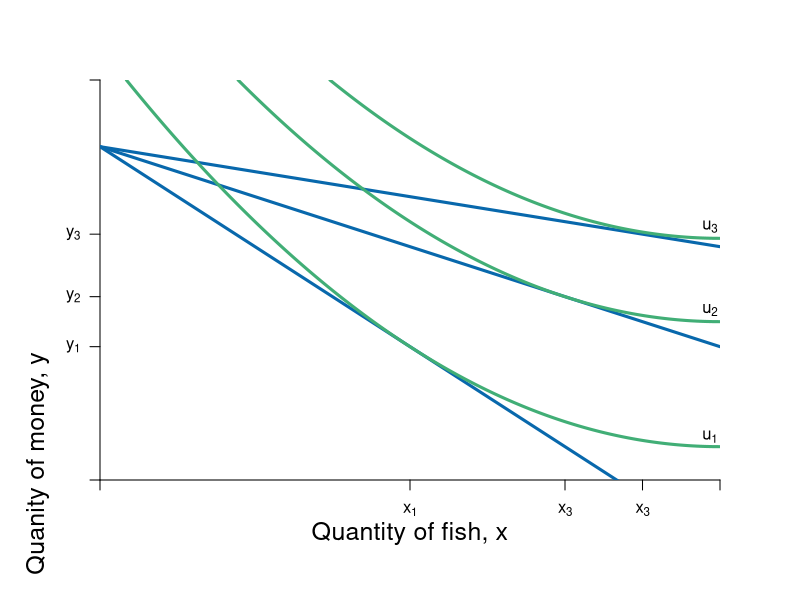

The R source for this figure:

require(shape)
pdf(file = "constrained_optimization/step_by_step_graphs_3/offer_curve_qql_step1.pdf", width = 9, height = 7)

#Set parameters for graphics
axislabelsize <- 1.5
graphlinewidth <- 3
segmentlinewidth <- 2

COL <- c("#7fc97f", "#beaed4", "#fdc086", "#ffff99", "#386cb0", "#f0027f", "#bf5b17", "#666666")
COLA <- c("#99d8c9","#66c2a4","#41ae76", "#238b45", "#005824")
COLB <- c("#4eb3d3", "#2b8cbe", "#0868ac","#084081")

#Edited the margins to cater for the larger LHS labels
par(mar =  c(6, 5, 4, 4))

mrsA <- function(x, rmax = 10, xmax = 20) {
  rmax - (rmax/xmax)*x
}


uA <- function(x, y, rmax = 2, xmax = 12) {
  y + rmax*x - (1/2)*(rmax/xmax)*x^2
}

indiffA1 <- function(x, uA = 10, rmax = 2.5, xmax = 10) {
  uA - rmax*x + (1/2)*(rmax/xmax)*(x^2)
}

offerCurve <- function(x, w, rmax = 2, xmax = 12) {
  w - rmax*x + (rmax/xmax)*x^2
}

bcA <- function(x, w = 20, p = 2) {
  w - p*x
}


xlims <- c(0, 12)
ylims <- c(0, 12)

npts <- 501 
x <- seq(xlims[1], xlims[2], length.out = npts)
y <- seq(ylims[1], ylims[2], length.out = npts) 
a <- c(13, 16.75, 19.25)

plot(0, 0, xlim = xlims, ylim = ylims, type = "n",
     xlab = expression(paste("")),
     ylab = expression(paste("")), 
     xaxt = "n", 
     yaxt = "n", 
     cex.lab = axislabelsize, 
     bty = "n",
     xaxs="i", 
     yaxs="i")

# ticksy <- seq(from = 0, to = ylims[2], by = 2)
# ylabels <- seq(from = 0, to = ylims[2], by = 2)
# ticksx <- seq(from = 0, to = xlims[2], by = 2)
# xlabels <- seq(from = 0, to = xlims[2], by = 2)
ticksy <- c(0, 4, 5.5, 7.375 , ylims[2])
ylabels <- c(NA, expression(paste(y[1])), expression(paste(y[2])), expression(paste(y[3])), NA)
ticksx <- c(0, 6, 9, 10.5,  xlims[2])
xlabels <- c(NA, expression(paste(x[1])), expression(paste(x[3])), expression(paste(x[3])), NA)




axis(1, at = ticksx, pos = 0, labels = xlabels)
axis(2, at = ticksy, pos = 0, labels = ylabels, las = 1)

npts <- 500 
xx1 <- seq(xlims[1], xlims[2], length.out = npts)

#lines(xx1, bcA(xx1, w = 10, p = 1.5), col = COLB[3], lwd = graphlinewidth)
lines(xx1, bcA(xx1, w = 10, p = 1), col = COLB[3], lwd = graphlinewidth)
lines(xx1, bcA(xx1, w = 10, p = 0.5), col = COLB[3], lwd = graphlinewidth)
lines(xx1, bcA(xx1, w = 10, p = 0.25), col = COLB[3], lwd = graphlinewidth)


#Label the axes
mtext(expression(paste("Quantity of fish, ", x)), side=1, line = 2.5, cex = axislabelsize)
text(-1.2, 0.5 * 1, expression(paste("Quanity of money, ", y)), xpd = TRUE, cex = 1.5, srt = 90) 

#Label the indifference curves
text(11.8, 1.3, expression(u[1]))
text(11.8, 5.1, expression(u[2]))
text(11.8, 7.6, expression(u[3]))


contour(x, y, 
        outer(x, y, uA),
        drawlabels = FALSE,
        col = COLA[3],
        lwd = graphlinewidth,
        levels = a, 
        xaxs="i", 
        yaxs="i", 
        add = TRUE)


dev.off()
